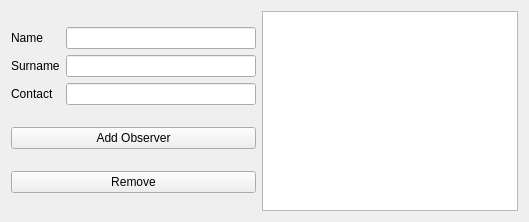
<?xml version="1.0" encoding="UTF-8"?>
<ui version="4.0">
 <class>ObserverAdd</class>
 <widget class="QWidget" name="ObserverAdd">
  <property name="geometry">
   <rect>
    <x>0</x>
    <y>0</y>
    <width>529</width>
    <height>222</height>
   </rect>
  </property>
  <property name="sizePolicy">
   <sizepolicy hsizetype="Preferred" vsizetype="Preferred">
    <horstretch>54</horstretch>
    <verstretch>40</verstretch>
   </sizepolicy>
  </property>
  <property name="windowTitle">
   <string>Manage Observers</string>
  </property>
  <layout class="QGridLayout" name="gridLayout_4">
   <item row="0" column="0">
    <layout class="QGridLayout" name="gridLayout_3">
     <item row="0" column="0">
      <layout class="QGridLayout" name="gridLayout_2">
       <item row="0" column="0">
        <layout class="QGridLayout" name="gridLayout">
         <item row="0" column="0">
          <widget class="QLabel" name="label">
           <property name="text">
            <string>Name</string>
           </property>
          </widget>
         </item>
         <item row="0" column="1">
          <widget class="QLineEdit" name="Name"/>
         </item>
         <item row="1" column="0">
          <widget class="QLabel" name="label_2">
           <property name="text">
            <string>Surname</string>
           </property>
          </widget>
         </item>
         <item row="1" column="1">
          <widget class="QLineEdit" name="Surname"/>
         </item>
         <item row="2" column="0">
          <widget class="QLabel" name="label_3">
           <property name="text">
            <string>Contact</string>
           </property>
          </widget>
         </item>
         <item row="2" column="1">
          <widget class="QLineEdit" name="Contact"/>
         </item>
        </layout>
       </item>
       <item row="1" column="0">
        <widget class="QPushButton" name="AddObserver">
         <property name="text">
          <string>Add Observer</string>
         </property>
        </widget>
       </item>
       <item row="2" column="0">
        <widget class="QPushButton" name="RemoveObserver">
         <property name="text">
          <string>Remove</string>
         </property>
        </widget>
       </item>
      </layout>
     </item>
     <item row="0" column="1">
      <widget class="QTableView" name="tableView"/>
     </item>
    </layout>
   </item>
  </layout>
 </widget>
 <resources/>
 <connections/>
</ui>
